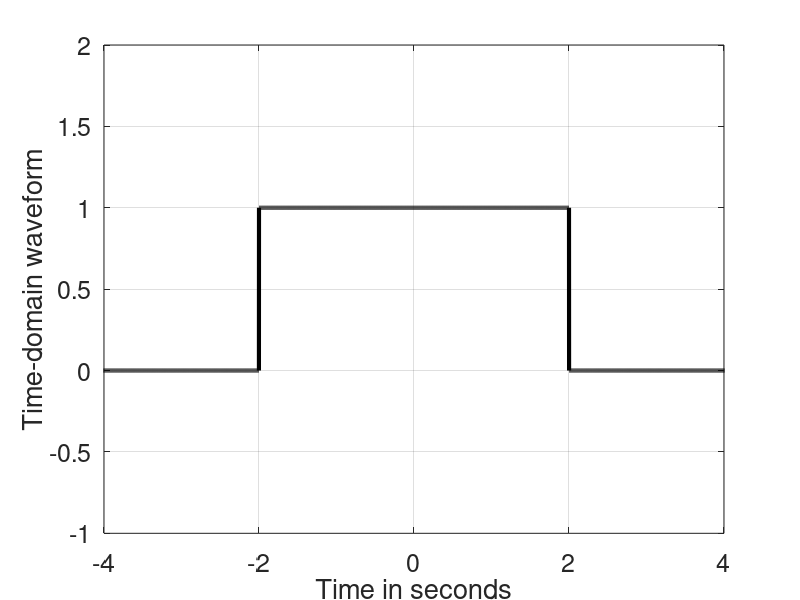

MATLAB code for this plot: (Note: this script raises an error after producing the figure.)
clear; close all;
% This script computes the Fourier transform of a rectangular function

%% Generate a rectangular function of duration T

% Amplitude
A = 1;
% Duration in seconds
T = 4;
% Sampling frequency in Hz
fs = 1e3;
% Sampling time in seconds
Ts = 1/fs;
% Time duration
durT = 10;

%% Generate time-domain waveform
% Time samples in seconds
time_samples = -durT:Ts:durT;
% Prepare to save time-domain samples
g = zeros(size(time_samples));

for k = 1:length(time_samples)
    
    if (-T/2 <= time_samples(k)) && ( time_samples(k) <= T/2)
        
        g(k) = A;
        
    end
       
end

figure(1); hold on; box; grid on;
plot(time_samples,g,'-k','LineWidth',3)
%stem(time_samples,g,'-r','LineWidth',2)
xlabel('Time in seconds')
ylabel('Time-domain waveform')
set(gca,'fontsize',18);
ylim([-1 2])
xlim([-4 4])

%% Compute Fourier Transform

% Sampling frequency in Hz
deltaf = 0.01;
% Frequency interval in Hz
durF = 10;

% Fourier Transform (Simulated)
% Passare i campioni come vettore riga, e il vettore tempo come riga
[G, frequency_samples] = function_Fourier_Transform(g, time_samples, Ts, deltaf, durF);

% Fourier Transform (Exact for a rectangular function)
G_theo = A*T*sinc_normalized(frequency_samples*T);

% Plot of the absolute valued of Fourier transform 
figure(2); hold on; box; grid on;
plot(frequency_samples, abs(G),'k-','LineWidth',3)
plot(frequency_samples, abs(G_theo),'--r','LineWidth',2)
legend('Numerical','Analytical')
xlabel('Frequency in Hz')
ylabel('Amplitude of Fourier transform')
set(gca,'fontsize',18);
ylim([-0.5 4])
xlim([-durF durF])

% Plot of the absolute valued of Fourier transform 
figure(4); hold on; box; grid on;
plot(frequency_samples, angle(G),'-k','LineWidth',3)
% plot(frequency_samples, angle(G_theo),'-r','LineWidth',2)
%legend('Simulated','Exact')
xlabel('Frequency in Hz')
ylabel('Phase of Fourier transform (rad)')
set(gca,'fontsize',18);
ylim([-pi pi])
xlim([-durF durF])

% [G_FFT, frequency_samples_FFT] = function_FFT(g, Ts, deltaf);
% 
% % Plot of the absolute valued of Fourier transform 
% figure(2); hold on; box; grid on;
% plot(frequency_samples_FFT, abs(G_FFT),'-g','LineWidth',2)
% legend('Simulated','Theorical','FFT')
% ylim([-0.5 1.5])
% xlim([-10 10])

%% Compute Inverse Fourier Transform
% Fourier Transform
[g_inv, time_samples] = function_Inverse_Fourier_Transform(G, ...
    frequency_samples,deltaf, Ts,durT);

figure(1); hold on; box; grid on;
plot(time_samples,real(g_inv),'-r','LineWidth',3)
xlabel('Time in seconds')
ylabel('Time-domain waveform')
set(gca,'fontsize',18);
ylim([-1 2])
xlim([-4 4])
%     
    
    
    
    
    
    
    
    
    
    
    
    
    
    
    
    
    
    
    
    
